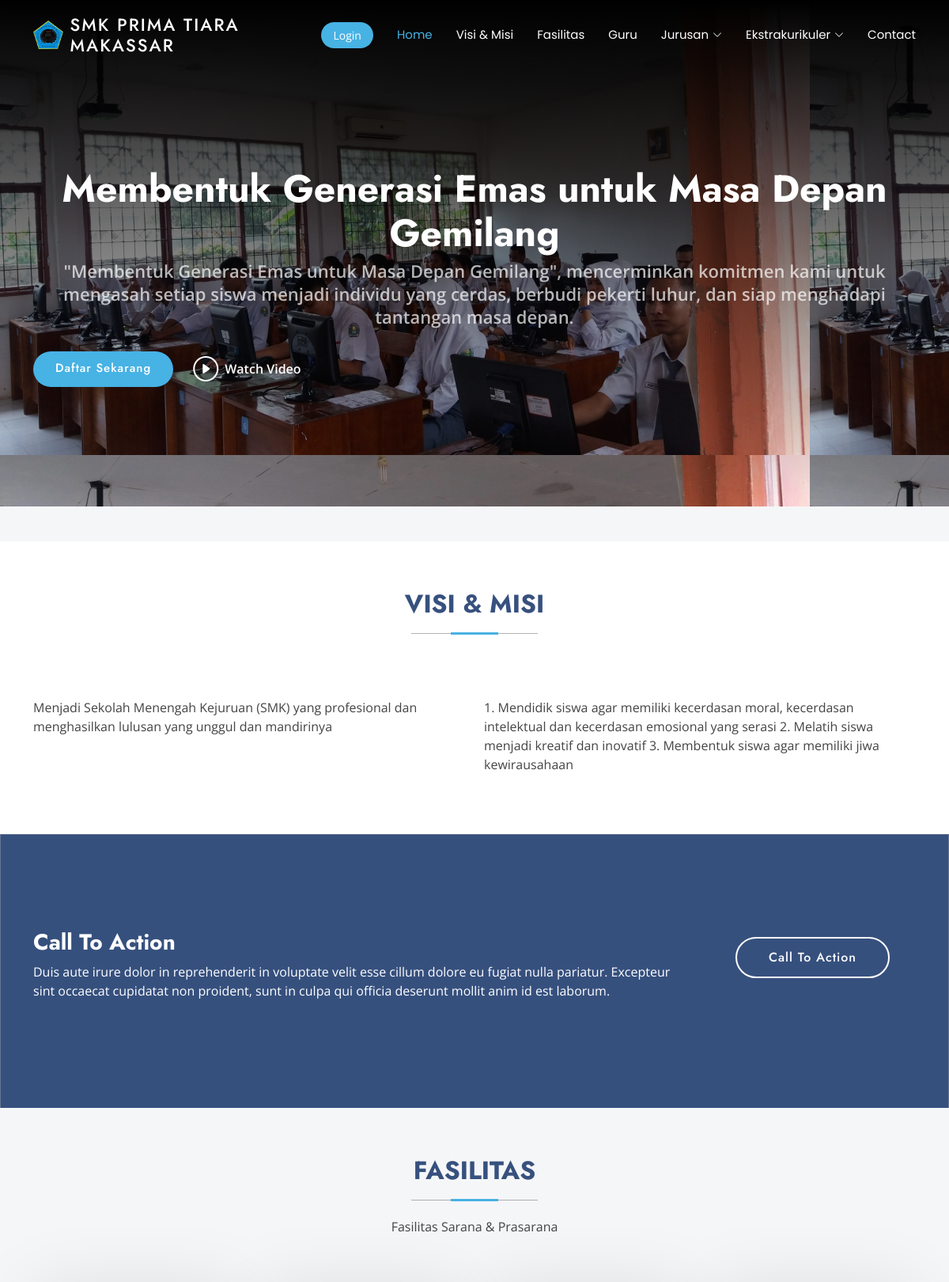
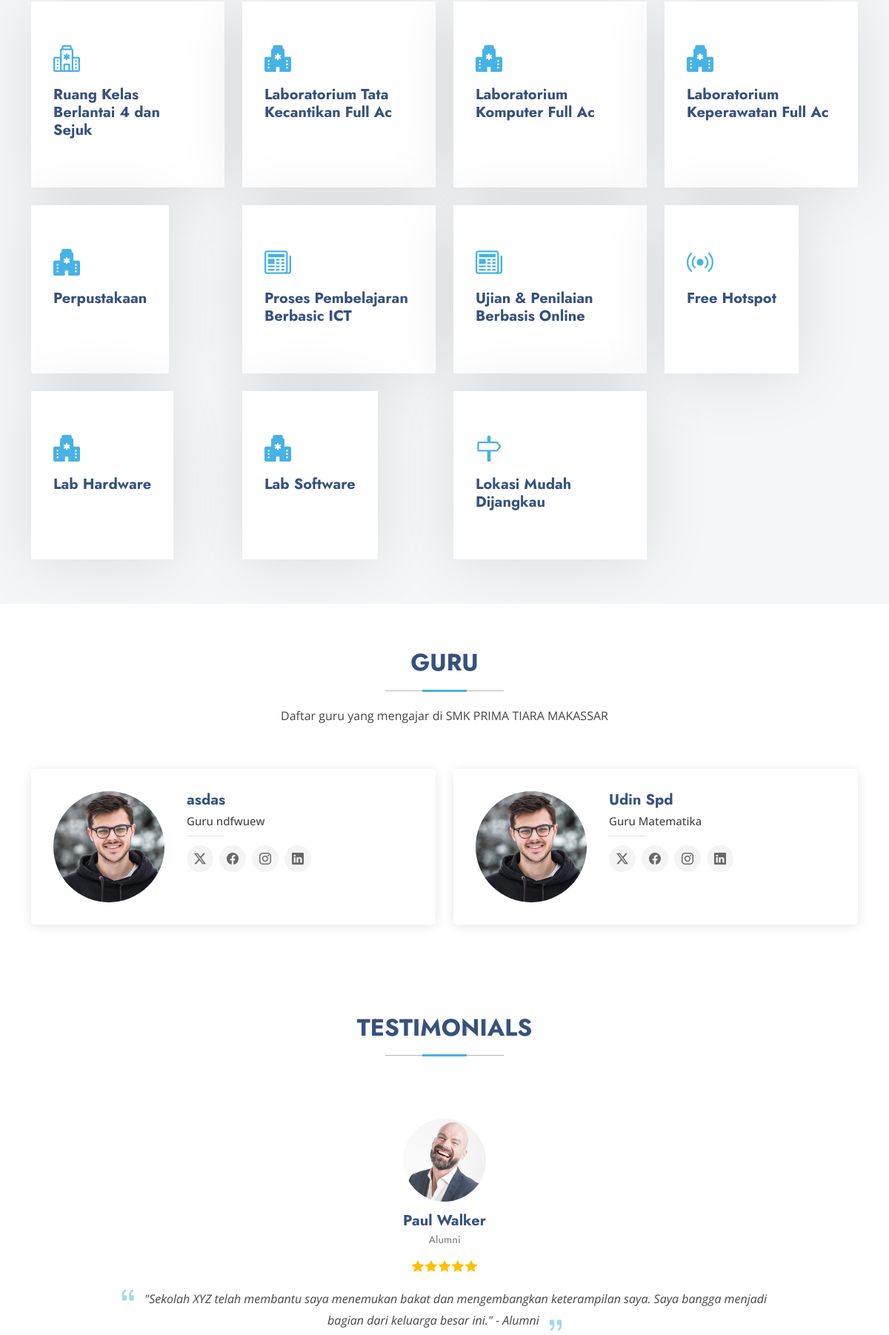
The page / (upper part) on the database its author committed (2 pictures, top to bottom).
### tables this page shows
CREATE TABLE `pengaturan` (
  `id` int(11) NOT NULL,
  `namasekolah` varchar(255) NOT NULL,
  `email` varchar(255) NOT NULL,
  `telp` int(255) NOT NULL,
  `alamat` text NOT NULL,
  `logo` varchar(255) NOT NULL,
  `jumlahsiswa` int(255) NOT NULL
);

CREATE TABLE `visimisi` (
  `id` int(11) NOT NULL,
  `visi` text NOT NULL,
  `misi` text NOT NULL
);

CREATE TABLE `guru` (
  `id` int(11) NOT NULL,
  `nama` varchar(255) NOT NULL,
  `email` varchar(255) NOT NULL,
  `alamat` varchar(255) NOT NULL,
  `keahlian` varchar(255) NOT NULL,
  `foto` varchar(255) NOT NULL
);

### index.php (the view, shortened to what this page needs)
<?php
include 'koneksi.php';
if(isset($_SESSION['username_admin'])) {
    $isLoggedIn = true;
    $userName = $_SESSION['username_admin'];
}
else {
    $isLoggedIn = false;
}
$tampil = mysqli_query($koneksi, "SELECT * FROM pengaturan WHERE id = 1");
$data = mysqli_fetch_array($tampil);
if($data){
    $namasekolah = $data['namasekolah'];
    $logo = $data['logo'];
}
$tampilvisimisi = mysqli_query($koneksi, "SELECT * FROM visimisi WHERE id = 1");
$datavisimisi = mysqli_fetch_array($tampilvisimisi);
if($datavisimisi){
    $visi = $datavisimisi['visi'];
    $misi = $datavisimisi['misi'];
}
?>
<!DOCTYPE html>
<html lang="en">
<head>
  <link href="assets/vendor/bootstrap/css/bootstrap.min.css" rel="stylesheet">
  <link href="assets/vendor/bootstrap-icons/bootstrap-icons.css" rel="stylesheet">
  <link href="assets/vendor/aos/aos.css" rel="stylesheet">
  <link href="assets/vendor/glightbox/css/glightbox.min.css" rel="stylesheet">
  <link href="assets/vendor/swiper/swiper-bundle.min.css" rel="stylesheet">
  <link href="assets/css/main.css" rel="stylesheet">
</head>
<body class="index-page">
  <header id="header" class="header d-flex align-items-center fixed-top">
    <div class="container-fluid container-xl position-relative d-flex align-items-center">
      <a href="index.php" class="logo d-flex align-items-center me-auto">
         <img src="admin/<?= $logo ?>" alt="<?= $logo ?>">
        <h1 style="font-size:22px;" class="sitename"><?= $namasekolah ?></h1>
      </a>
      <nav id="navmenu" class="navmenu">
        <ul>
          <li><a href="#hero" class="active">Home</a></li>
          <li><a href="#visimisi">Visi & Misi</a></li>
          <li><a href="#fasilitas">Fasilitas</a></li>
          <li><a href="#guru">Guru</a></li>
          <li class="dropdown"><a href="#"><span>Jurusan</span> <i class="bi bi-chevron-down toggle-dropdown"></i></a>
          </li>
          <li class="dropdown"><a href="#"><span>Ekstrakurikuler</span> <i class="bi bi-chevron-down toggle-dropdown"></i></a>
          </li>
          <li><a href="#contact">Contact</a></li>
        </ul>
      </nav>
       <?php if($isLoggedIn): ?>
        <a class="btn-getstarted" href="admin">Dashboard</a>
      <?php else: ?>
      <a class="btn-getstarted" href="login.php">Login</a>
      <?php endif; ?>
    </div>
  </header>
  <main class="main">
    <section id="hero" class="hero jumbotron section dark-background">
      <div class="container">
        <div class="row gy-4">
          <div class="col-lg-12 order-2 order-lg-1 d-flex flex-column justify-content-center tulisan" data-aos="zoom-out">
            <h1 class="highlight-text">Membentuk Generasi Emas untuk Masa Depan Gemilang</h1>
            <p class="highlight-text">"Membentuk Generasi Emas untuk Masa Depan Gemilang", mencerminkan komitmen kami untuk mengasah setiap siswa menjadi individu yang cerdas, berbudi pekerti luhur, dan siap menghadapi tantangan masa depan.</p>
            <div class="d-flex">
              <a href="daftar.php" class="btn-get-started">Daftar Sekarang</a>
              <a href="https://www.youtube.com/watch?v=LXb3EKWsInQ" class="glightbox btn-watch-video d-flex align-items-center"><i class="bi bi-play-circle"></i><span>Watch Video</span></a>
            </div>
          </div>
        </div>
      </div>
    </section>
    <section id="clients" class="clients section light-background">
      <div class="container" data-aos="zoom-in">
        <div class="swiper init-swiper">
      </div>
    </section>
    <section id="visimisi" class="about section">
      <div class="container section-title" data-aos="fade-up">
        <h2>Visi & Misi</h2>
      </div>
      <div class="container">
        <div class="row gy-4">
          <div class="col-lg-6 content" data-aos="fade-up" data-aos-delay="100">
            <p>
              <?= $visi ?>
            </p>
          </div>
          <div class="col-lg-6" data-aos="fade-up" data-aos-delay="200">
            <p><?= $misi ?></p>
          </div>
        </div>
      </div>
    </section>
    <section id="call-to-action" class="call-to-action section dark-background">
      <img src="assets/img/20180402_114911.jpg" alt="">
      <div class="container">
        <div class="row" data-aos="zoom-in" data-aos-delay="100">
          <div class="col-xl-9 text-center text-xl-start">
            <h3>Call To Action</h3>
            <p>Duis aute irure dolor in reprehenderit in voluptate velit esse cillum dolore eu fugiat nulla pariatur. Excepteur sint occaecat cupidatat non proident, sunt in culpa qui officia deserunt mollit anim id est laborum.</p>
          </div>
          <div class="col-xl-3 cta-btn-container text-center">
            <a class="cta-btn align-middle" href="#">Call To Action</a>
          </div>
        </div>
      </div>
    </section>
    <section id="fasilitas" class="services section light-background">
      <div class="container section-title" data-aos="fade-up">
        <h2>Fasilitas</h2>
        <p>Fasilitas Sarana & Prasarana</p>
      </div>
      <div class="container">
        <div class="row gy-4">
          <div class="col-xl-3 col-md-6 d-flex" data-aos="fade-up" data-aos-delay="100">
            <div class="service-item position-relative">
              <div class="icon"><i class="bi bi-hospital"></i></div>
              <h4><a href="#fasilitas" class="stretched-link">Ruang Kelas Berlantai 4 dan Sejuk</a></h4>
            </div>
          </div>
          <div class="col-xl-3 col-md-6 d-flex" data-aos="fade-up" data-aos-delay="200">
            <div class="service-item position-relative">
              <div class="icon"><i class="bi bi-hospital-fill"></i></div>
              <h4><a href="#fasilitas" class="stretched-link">Laboratorium Tata Kecantikan Full Ac</a></h4>
            </div>
          </div>
          <div class="col-xl-3 col-md-6 d-flex" data-aos="fade-up" data-aos-delay="300">
            <div class="service-item position-relative">
              <div class="icon"><i class="bi bi-hospital-fill"></i></div>
              <h4><a href="#fasilitas" class="stretched-link">Laboratorium Komputer Full Ac</a></h4>
            </div>
          </div>
          <div class="col-xl-3 col-md-6 d-flex" data-aos="fade-up" data-aos-delay="400">
            <div class="service-item position-relative">
              <div class="icon"><i class="bi bi-hospital-fill"></i></div>
              <h4><a href="#fasilitas" class="stretched-link">Laboratorium Keperawatan Full Ac</a></h4>
            </div>
          </div>
          <div class="col-xl-3 col-md-6 d-flex" data-aos="fade-up" data-aos-delay="500">
            <div class="service-item position-relative">
              <div class="icon"><i class="bi bi-hospital-fill"></i></div>
              <h4><a href="#fasilitas" class="stretched-link">Perpustakaan</a></h4>
            </div>
          </div>
          <div class="col-xl-3 col-md-6 d-flex" data-aos="fade-up" data-aos-delay="600">
            <div class="service-item position-relative">
              <div class="icon"><i class="bi bi-newspaper"></i></div>
              <h4><a href="#fasilitas" class="stretched-link">Proses Pembelajaran Berbasic ICT</a></h4>
            </div>
          </div>
          <div class="col-xl-3 col-md-6 d-flex" data-aos="fade-up" data-aos-delay="700">
            <div class="service-item position-relative">
              <div class="icon"><i class="bi bi-newspaper"></i></div>
              <h4><a href="#fasilitas" class="stretched-link">Ujian & Penilaian Berbasis Online</a></h4>
            </div>
          </div>
          <div class="col-xl-3 col-md-6 d-flex" data-aos="fade-up" data-aos-delay="800">
            <div class="service-item position-relative">
              <div class="icon"><i class="bi bi-broadcast icon"></i></div>
              <h4><a href="#fasilitas" class="stretched-link">Free Hotspot</a></h4>
            </div>
          </div>
          <div class="col-xl-3 col-md-6 d-flex" data-aos="fade-up" data-aos-delay="900">
            <div class="service-item position-relative">
              <div class="icon"><i class="bi bi-hospital-fill"></i></div>
              <h4><a href="#fasilitas" class="stretched-link">Lab Hardware</a></h4>
            </div>
          </div>
          <div class="col-xl-3 col-md-6 d-flex" data-aos="fade-up" data-aos-delay="1000">
            <div class="service-item position-relative">
              <div class="icon"><i class="bi bi-hospital-fill"></i></div>
              <h4><a href="#fasilitas" class="stretched-link">Lab Software</a></h4>
            </div>
          </div>
          <div class="col-xl-3 col-md-6 d-flex" data-aos="fade-up" data-aos-delay="1100">
            <div class="service-item position-relative">
              <div class="icon"><i class="bi bi-signpost"></i></div>
              <h4><a href="#fasilitas" class="stretched-link">Lokasi Mudah Dijangkau</a></h4>
            </div>
          </div>
        </div>
      </div>
    </section>
    <section id="guru" class="team section">
      <div class="container section-title" data-aos="fade-up">
        <h2>Guru</h2>
        <p>Daftar guru yang mengajar di <?= $namasekolah ?></p>
      </div>
      <div class="container">
        <div class="row gy-4">
        <?php
              $tampil = mysqli_query($koneksi, "SELECT * FROM guru");
              $delay = 100;
              while($data = mysqli_fetch_array($tampil)):
            ?>
          <div class="col-lg-6" data-aos="fade-up" data-aos-delay="<?= $delay ?>">
            <div class="team-member d-flex align-items-start">
              <div class="pic"><img src="assets/img/team/team-1.jpg" class="img-fluid" alt=""></div>
              <div class="member-info">
                <h4><?= $data['nama'] ?></h4>
                <span>Guru <?= $data['keahlian'] ?></span>
                <div class="social">
                  <a href="#guru"><i class="bi bi-twitter-x"></i></a>
                  <a href="#guru"><i class="bi bi-facebook"></i></a>
                  <a href="#guru"><i class="bi bi-instagram"></i></a>
                  <a href="#guru"> <i class="bi bi-linkedin"></i> </a>
                </div>
              </div>
            </div>
          </div>
          <?php
          $delay += 200;
                endwhile;
              ?>
        </div>
      </div>
    </section>
    <section id="testimonials" class="testimonials section">
      <div class="container section-title" data-aos="fade-up">
        <h2>Testimonials</h2>
      </div>
      <div class="container" data-aos="fade-up" data-aos-delay="100">
        <div class="swiper init-swiper">
          <div class="swiper-wrapper">
            <div class="swiper-slide">
              <div class="testimonial-item">
                <img src="assets/img/testimonials/testimonials-1.jpg" class="testimonial-img" alt="">
                <h3>Paul Walker</h3>
                <h4>Alumni</h4>
                <div class="stars">
                  <i class="bi bi-star-fill"></i><i class="bi bi-star-fill"></i><i class="bi bi-star-fill"></i><i class="bi bi-star-fill"></i><i class="bi bi-star-fill"></i>
                </div>
                <p>
                  <i class="bi bi-quote quote-icon-left"></i>
                  <span>"Sekolah XYZ telah membantu saya menemukan bakat dan mengembangkan keterampilan saya. Saya bangga menjadi bagian dari keluarga besar ini." - Alumni</span>
                  <i class="bi bi-quote quote-icon-right"></i>
                </p>
              </div>
            </div>
          </div>
        </div>
      </div>
    </section>
  </main>
</body>
</html>

### index.php (style rules this page uses)
.jumbotron { background: url(assets/img/20180402_122150.webp); z-index: 0; }
.jumbotron::after { content: ''; display: block; position: absolute; width: 100%; height: 100%; background-image: linear-gradient(to bottom, rgba(0,0,0,9), rgba(0,0,0,0)); bottom: 0; pointer-events: none; }
.tulisan { position: relative; z-index: 2; color: white; }
.highlight-text { font-size: 2em; text-align: center; }

### rows shown on the page
pengaturan: logo (picture), namasekolah "SMK PRIMA TIARA MAKASSAR"
visimisi: visi "Menjadi Sekolah Menengah Kejuruan (SMK) yang profesional dan menghasilkan lulusan yang unggul dan mandirinya", misi "1. Mendidik siswa agar memiliki kecerdasan moral, kecerdasan intelektual dan kecerdasan emosional yang serasi 2. Melatih siswa menjadi kreatif dan inovatif 3. Membentuk siswa agar memiliki jiwa kewirausahaan"
guru: nama "asdas", keahlian "ndfwuew"
guru: nama "Udin Spd", keahlian "Matematika"
